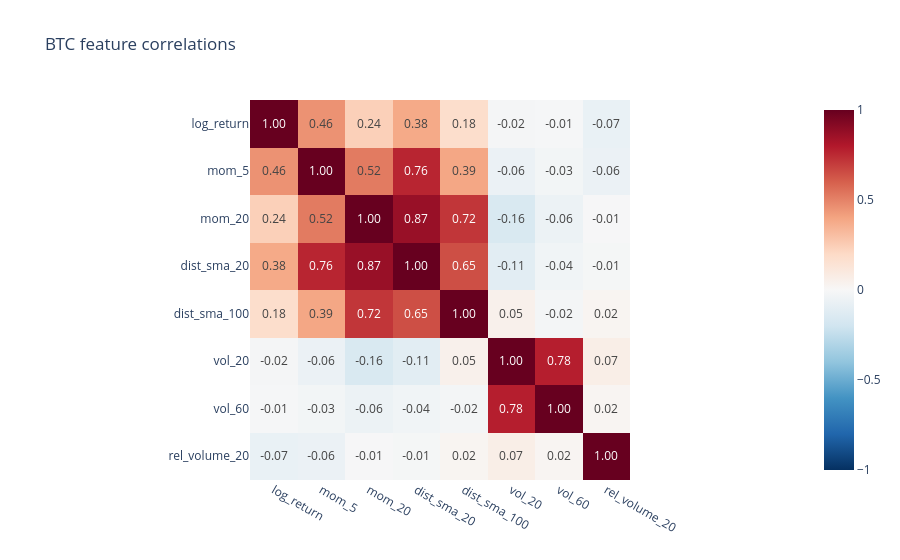

Notebook cell for this chart:
### Code cell
#correlation matrix

features = ["log_return", "mom_5", "mom_20", "dist_sma_20", "dist_sma_100",
            "vol_20", "vol_60", "rel_volume_20"]
corr = df[features].corr()

fig = px.imshow(corr, text_auto=".2f", color_continuous_scale="RdBu_r",
                zmin=-1, zmax=1, title="BTC feature correlations")
fig.show()

### Figure 1 — Plotly figure (JSON) as saved in the notebook; plotly's stock layout.template omitted (floating-point values rounded to 4 significant figures)
{"data": [{"coloraxis": "coloraxis", "hovertemplate": "x: %{x}<br>y: %{y}<br>color: %{z}<extra></extra>", "name": "0", "texttemplate": "%{z:.2f}", "type": "heatmap", "x": ["log_return", "mom_5", "mom_20", "dist_sma_20", "dist_sma_100", "vol_20", "vol_60", "rel_volume_20"], "xaxis": "x", "y": ["log_return", "mom_5", "mom_20", "dist_sma_20", "dist_sma_100", "vol_20", "vol_60", "rel_volume_20"], "yaxis": "y", "z": [[1.0, 0.4554, 0.2393, 0.3816, 0.1785, -0.01738, -0.01157, -0.07119], [0.4554, 1.0, 0.5231, 0.7649, 0.391, -0.06292, -0.02655, -0.06423], [0.2393, 0.5231, 1.0, 0.869, 0.7153, -0.1585, -0.05987, -0.006811], [0.3816, 0.7649, 0.869, 1.0, 0.6483, -0.1079, -0.0374, -0.01488], [0.1785, 0.391, 0.7153, 0.6483, 1.0, 0.04921, -0.0218, 0.02373], [-0.01738, -0.06292, -0.1585, -0.1079, 0.04921, 1.0, 0.7842, 0.06769], [-0.01157, -0.02655, -0.05987, -0.0374, -0.0218, 0.7842, 1.0, 0.02045], [-0.07119, -0.06423, -0.006811, -0.01488, 0.02373, 0.06769, 0.02045, 1.0]]}], "layout": {"coloraxis": {"autocolorscale": false, "cmax": 1, "cmin": -1, "colorscale": [[0, "rgb(5,48,97)"], [0.1, "rgb(33,102,172)"], [0.2, "rgb(67,147,195)"], [0.3, "rgb(146,197,222)"], [0.4, "rgb(209,229,240)"], [0.5, "rgb(247,247,247)"], [0.6, "rgb(253,219,199)"], [0.7, "rgb(244,165,130)"], [0.8, "rgb(214,96,77)"], [0.9, "rgb(178,24,43)"], [1, "rgb(103,0,31)"]]}, "title": {"text": "BTC feature correlations"}, "xaxis": {"anchor": "y", "constrain": "domain", "domain": [0, 1], "scaleanchor": "y"}, "yaxis": {"anchor": "x", "autorange": "reversed", "constrain": "domain", "domain": [0, 1]}}}
